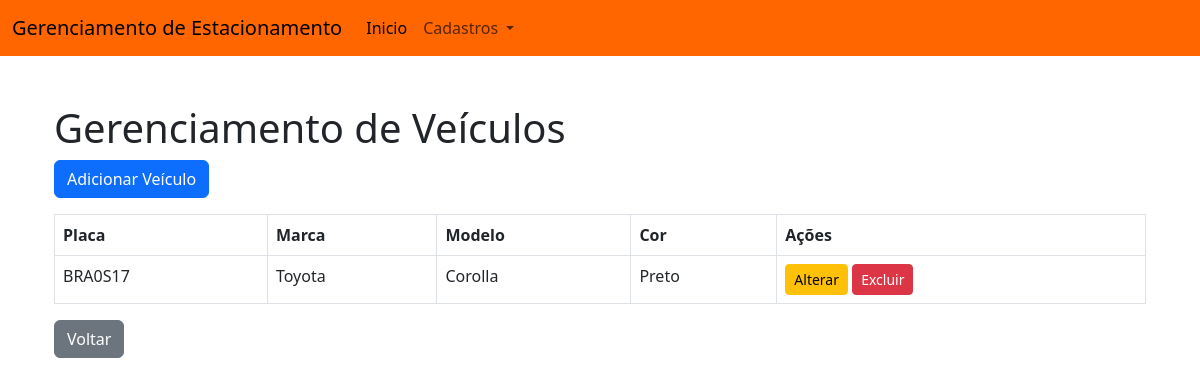
The app's page /veiculos/, older data.
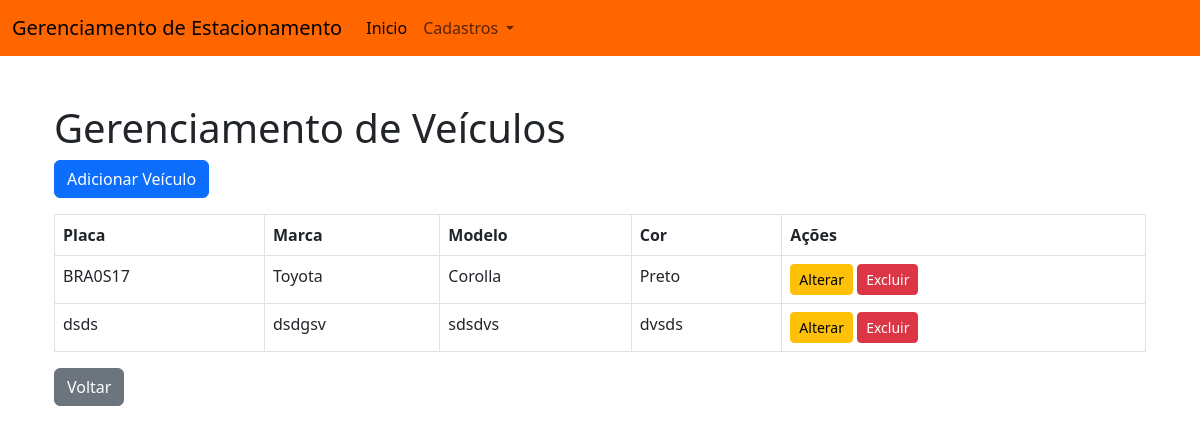
The same page, newer data.
### monitoramento/models.py (models this page shows, shortened)
class Veiculo(models.Model):
    placa = models.CharField(max_length=7, unique=True)
    marca = models.CharField(max_length=50)
    modelo = models.CharField(max_length=50)
    cor = models.CharField(max_length=20)

### monitoramento/views.py (the view)
# urls.py: path('veiculos/', views.crud_veiculos, name='crud_veiculos'),
def crud_veiculos(request):
    veiculos = Veiculo.objects.all()
    return render(request, 'monitoramento/veiculos.html', {'veiculos': veiculos})

### monitoramento/templates/monitoramento/veiculos.html (shortened to what this page needs)
{% extends 'base.html' %}
{% block content %}
    <div class="container mt-5">
        <h1>Gerenciamento de Veículos</h1>
        <a href="{% url 'veiculos_add' %}" class="btn btn-primary mb-3">Adicionar Veículo</a>
        <table class="table table-bordered">
            <thead class="thead-light">
                <tr>
                    <th>Placa</th>
                    <th>Marca</th>
                    <th>Modelo</th>
                    <th>Cor</th>
                    <th>Ações</th>
                </tr>
            </thead>
            <tbody>
                {% for veiculo in veiculos %}
                    <tr>
                        <td>{{ veiculo.placa }}</td>
                        <td>{{ veiculo.marca }}</td>
                        <td>{{ veiculo.modelo }}</td>
                        <td>{{ veiculo.cor }}</td>
                        <td>
                            <a href="{% url 'veiculos_edit' veiculo.id %}" class="btn btn-warning btn-sm">Alterar</a>
                            <a href="{% url 'veiculos_delete' veiculo.id %}" class="btn btn-danger btn-sm">Excluir</a>
                        </td>
                    </tr>
                {% endfor %}
            </tbody>
        </table>
        <a href="{% url 'index' %}" class="btn btn-secondary">Voltar</a>
    </div>
{% endblock %}

Row changes from the older to the newer data that the page shows:
added Veiculo: placa "dsds", marca "dsdgsv", modelo "sdsdvs", cor "dvsds"
